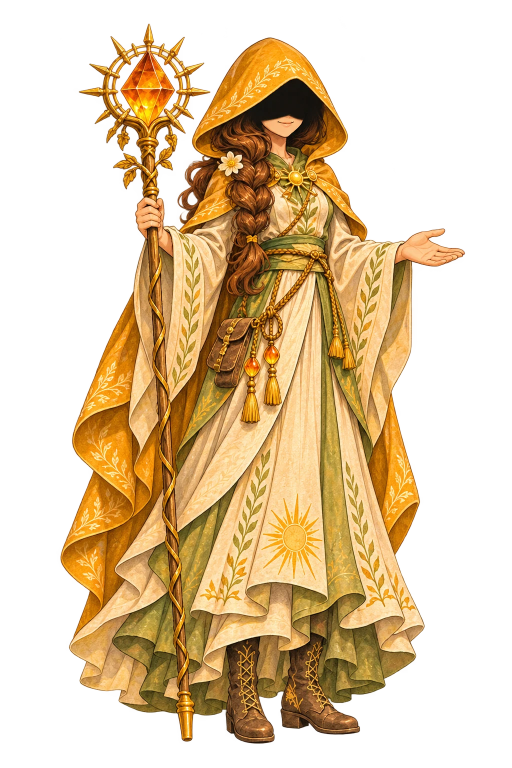
#> input picture app/src/main/assets/art/ally_iona.webp, 1024 x 1536 px (shown at 1/2 size); its folder holds only this picture in this run
$ python art-review.py
#> lines starting #> are read from the running program, lines starting #| are printed output that depends on the picture
"""Inspection contact sheet only; source game illustrations are never changed."""
from pathlib import Path
from PIL import Image,ImageDraw
import argparse,json
parser=argparse.ArgumentParser();parser.add_argument('--plan');args=parser.parse_args()
root=Path(__file__).resolve().parents[1];files=sorted((root/'app/src/main/assets/art').glob('*.webp'))
if args.plan:
 keys={job['key'] for job in json.loads((root/args.plan).read_text())['jobs']};files=[p for p in files if p.stem in keys]
w,h=320,238;sheet=Image.new('RGB',(w*5,h*((len(files)+4)//5)),(246,241,231));draw=ImageDraw.Draw(sheet)
#> after `sheet = Image.new('RGB', (w * 5, h * ((len(files) + 4) // 5)), (246, 2`:
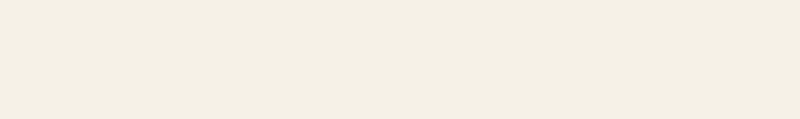
#> sheet: PIL image 1600x238 RGB (shown at 1/2 size); mean R, G, B 246, 241, 231
for i,p in enumerate(files):
 with Image.open(p)as image:
#> image is the input picture: PIL image 1024x1536 RGBA; mean R, G, B, A 140, 101, 44.8, 119.5
  image=image.convert('RGBA');image.thumbnail((w,210));x=i%5*w+(w-image.width)//2;y=i//5*h;sheet.paste(image,(x,y),image);draw.text((i%5*w+8,y+216),p.stem,fill=(30,60,45))
#> after `image.thumbnail((w, 210))`:
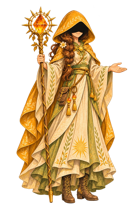
#> image: PIL image 140x210 RGBA; mean R, G, B, A 94.3, 69.4, 33.3, 119.6; transparent parts drawn white
#> after `x = i % 5 * w + (w - image.width) // 2`: x = 90
#> after `sheet.paste(image, (x, y), image)`:
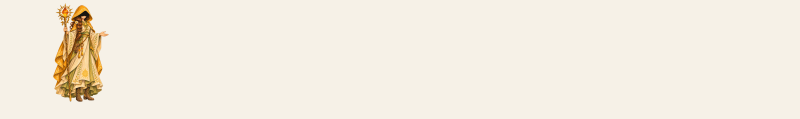
#> sheet: PIL image 1600x238 RGB (shown at 1/2 size); mean R, G, B 244, 237.4, 225.1
out=root/'tmp'/('art-review-v1.2.jpg' if args.plan else 'art-review.jpg');out.parent.mkdir(exist_ok=True);sheet.save(out,quality=90)
print(len(files),'generated assets in',out.relative_to(root))

$ run again, on app/src/main/assets/art/arena_sun.webp
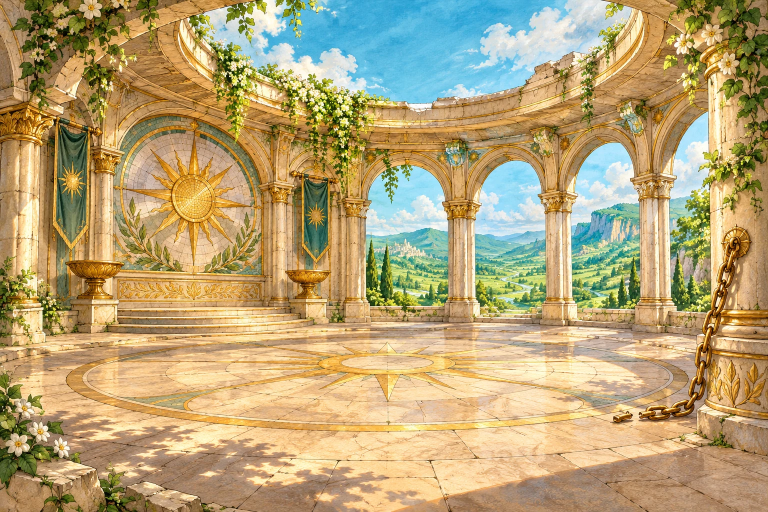
#> input picture app/src/main/assets/art/arena_sun.webp, 1536 x 1024 px (shown at 1/2 size)
#> image is the input picture: PIL image 1536x1024 RGB; mean R, G, B 182.9, 163.4, 117.9
#> image: PIL image 1536x1024 RGBA
#> `image.thumbnail((w, 210))`:
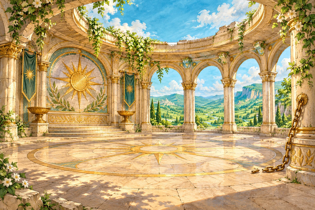
#> image: PIL image 315x210 RGBA; mean R, G, B, A 182.9, 163.4, 117.9, 255
#> `sheet.paste(image, (x, y), image)`:
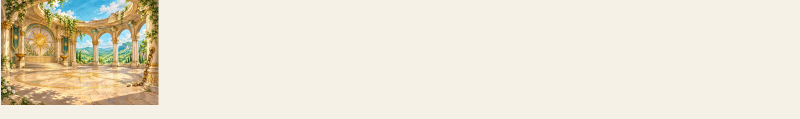
#> sheet: PIL image 1600x238 RGB (shown at 1/2 size); mean R, G, B 235, 227.5, 211.4

$ run again, on app/src/main/assets/art/balcony.webp
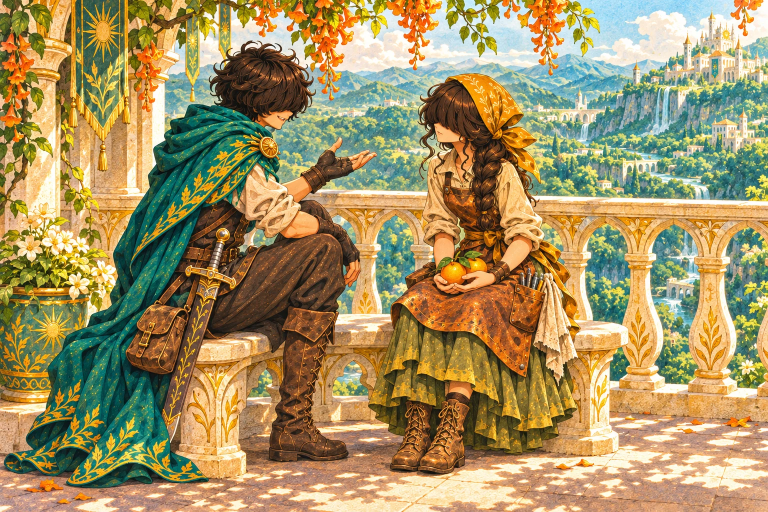
#> input picture app/src/main/assets/art/balcony.webp, 1536 x 1024 px (shown at 1/2 size)
#> image is the input picture: PIL image 1536x1024 RGB; mean R, G, B 163.9, 146, 99.4
#> image: PIL image 1536x1024 RGBA
#> `image.thumbnail((w, 210))`:
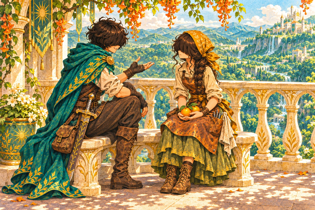
#> image: PIL image 315x210 RGBA; mean R, G, B, A 163.8, 145.9, 99.4, 255
#> `sheet.paste(image, (x, y), image)`:
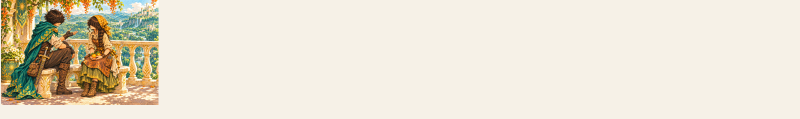
#> sheet: PIL image 1600x238 RGB (shown at 1/2 size); mean R, G, B 231.7, 224.5, 208.1
